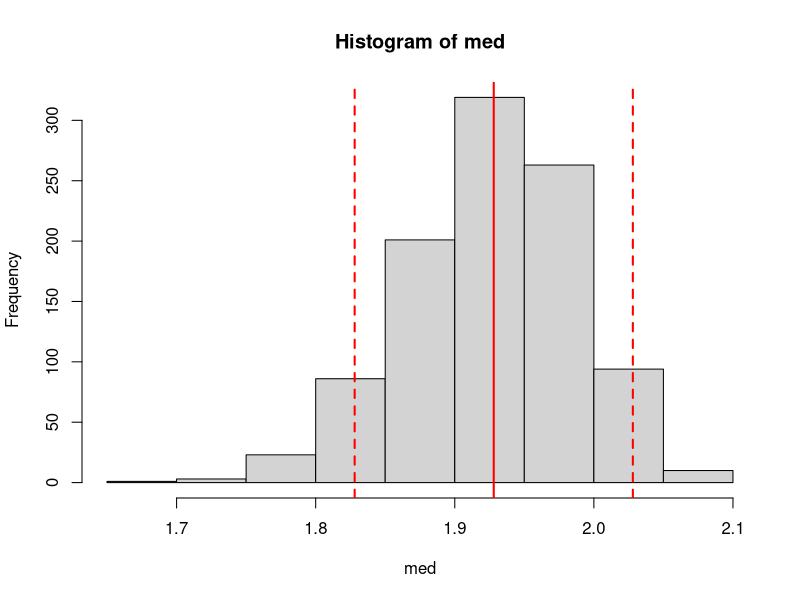
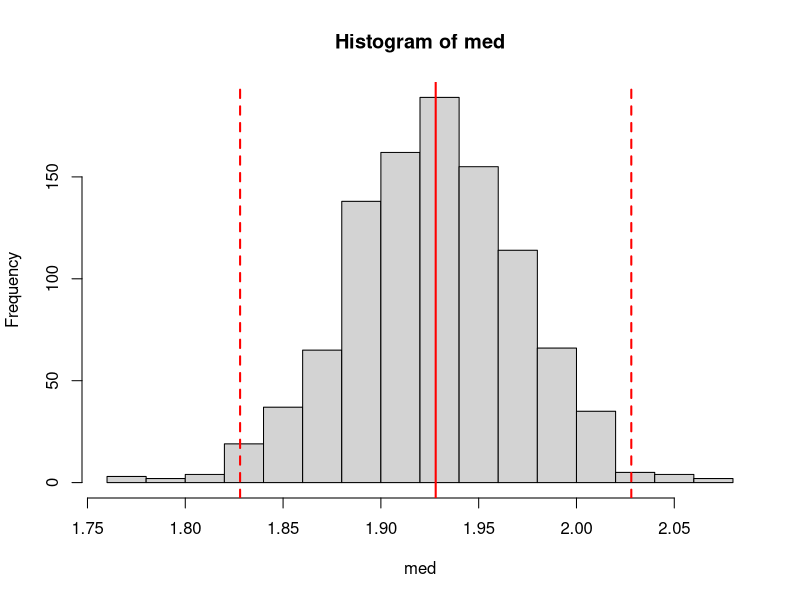

Here is the R script that generated these plots, in order:
## ---- chunk 1

a <- 10; b<- 2 # parâmetros da Weibull(a,b)
R <- 1000      # Quantidade de réplicas
n <- 20        # Tamanho da aa
med <- NULL    # Vetor vazio para armazenar as medianas
               # amostrais de cada réplica
for(r in 1:R){ # Inicia as réplicas de Monte Carlo
  x <- rweibull(n=n, shape = a, scale = b) # Gera uma aa de tamanho n
                                           # da Weibull(a, b)
  med[r] <- median(x)                      # Calcula a mediana amostral
}
med_pop <- b*(log(2))^(1/a) # Mediana populacional
hist(med)                   # Histograma da distribuição
                            # amostral da mediana amostral
abline(v = med_pop + c(-.1,0,.1),
       col = 'red', lty = c(2,1,2),
       lwd = 2) # Traça a mediana da população e intervalo
                # +0.1 ou -0.1 desse valor
prp <- mean(med > med_pop-.1 & med < med_pop+.1)
cat("P[Med. Amost. \u2208 (Med. Pop. \u00b1 0.1)] \u2248 ", prp, sep='') 
## ---- chunk 2

a <- 10; b<- 2 # parâmetros da Weibull(a,b)
R <- 1000      # Quantidade de réplicas
n <- 40        # Tamanho da aa
med <- NULL    # Vetor vazio para armazenar as medianas
               # amostrais de cada réplica
for(r in 1:R){ # Inicia as réplicas de Monte Carlo
  x <- rweibull(n=n, shape = a, scale = b) # Gera uma aa de tamanho n
                                           # da Weibull(a, b)
  med[r] <- median(x)                      # Calcula a mediana amostral
}
med_pop <- b*(log(2))^(1/a) # Mediana populacional
hist(med)                   # Histograma da distribuição
                            # amostral da mediana amostral
abline(v = med_pop + c(-.1,0,.1),
       col = 'red', lty = c(2,1,2),
       lwd = 2) # Traça a mediana da população e intervalo
                # +0.1 ou -0.1 desse valor
prp <- mean(med > med_pop-.1 & med < med_pop+.1)
cat("P[Med. Amost. \u2208 (Med. Pop. \u00b1 0.1)] \u2248 ", prp, sep='') 
